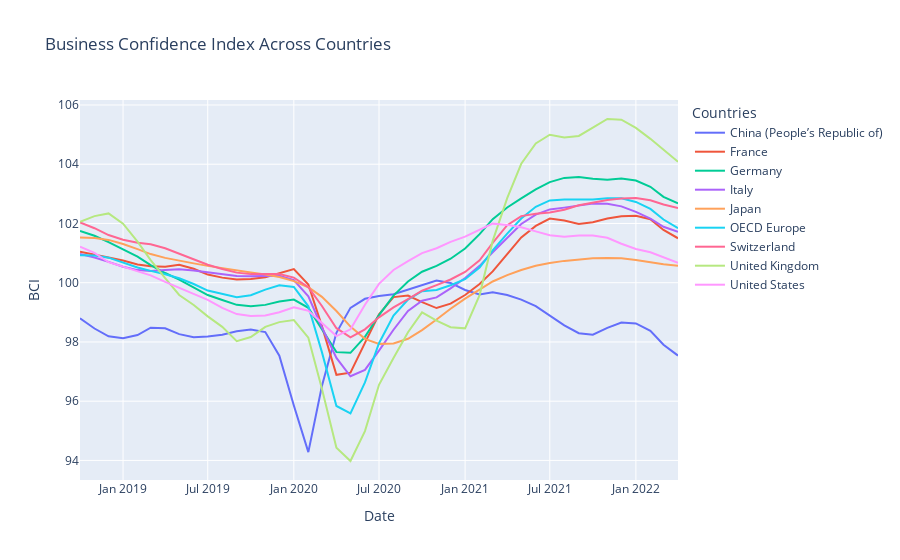

Notebook code for this chart:
### Markdown cell above
There are no missing values in the dataset. The data is already in the correct format for plotting, therefore no further transformations are needed.

### Code cell
fig = px.line(bc2, x=bc2.index, y=bc2.columns, title="Business Confidence Index Across Countries",
              labels={"value": "BCI", "TIME_PERIOD": "Date"})
fig.update_layout(xaxis_title="Date", yaxis_title="BCI", 
                  legend_title="Countries")
fig.show()
